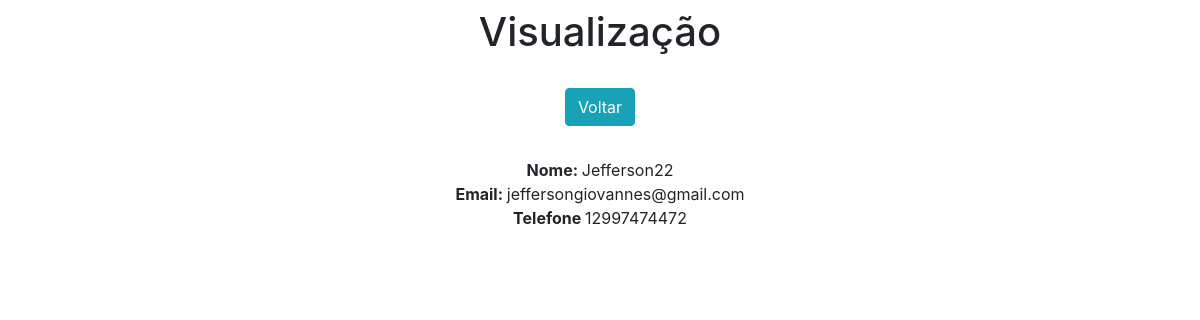
The page /view/15/ on the database its author committed.
### app/models.py (models this page shows)
class Pessoa(models.Model):
    Nome = models.CharField(max_length=100)
    email = models.EmailField(max_length=100)
    telefone = models.IntegerField(max_length=20)

### app/views.py (the view)
# urls.py: path('view/<int:pk>/', view, name='view'),
def view(request, pk):
    data = {}
    data['db'] = Pessoa.objects.get(pk=pk)
    return render(request, 'view.html', data)

### app/Templates/view.html (shortened to what this page needs)
<!DOCTYPE html>
<html lang="pt-br">
<head>
    <link rel="stylesheet" href="https://stackpath.bootstrapcdn.com/bootstrap/4.4.1/css/bootstrap.min.css">
</head>
<body>
    <div class="col-8 m-auto pt-2 pb-2 text-center">
        <h1>Visualização</h1>
    </div>
    <div class="col-8 m-auto pt-3 pb-2 text-center">
        <a href="/" class="btn btn-info">Voltar</a>
    </div>
    <div class="col-8 m-auto pt-4 pb-2 text-center">
        <strong>Nome: </strong>{{db.Nome}}<br>
        <strong>Email: </strong>{{db.email}}<br>
        <strong>Telefone </strong>{{db.telefone}}<br>
    </div>
</body>
</html>

### rows shown on the page
Pessoa: Nome "Jefferson22", email "jeffersongiovannes@gmail.com", telefone "12997474472"
